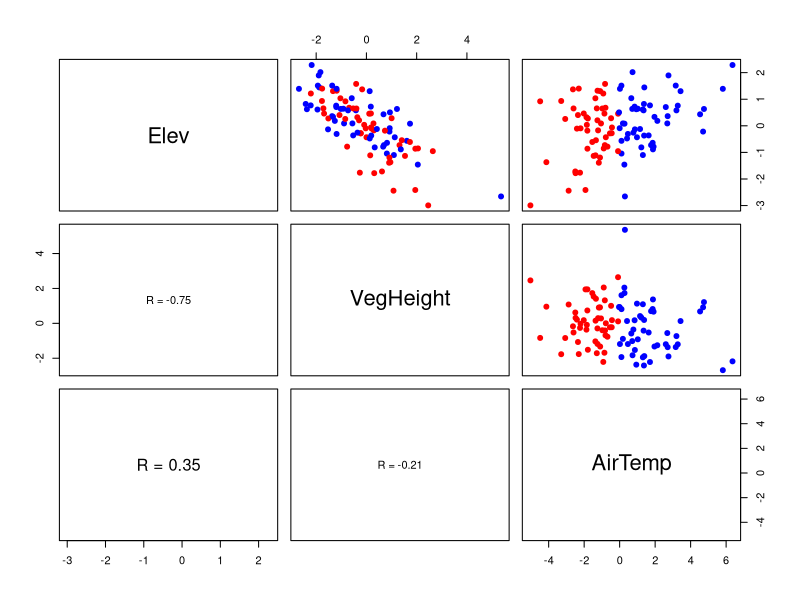

Write R code to recreate this figure. (Note: this script raises an error after producing the figure.)
### Chapter 5 exercise

set.seed(42)
N <- 1e2
Elev <- rnorm(n = N, mean = 0, sd = 1)
VegHeight <- rnorm(n = 100, mean = -Elev, sd = 1)
AirTemp <- rnorm(n = N, mean = Elev, sd = 2)
d <- data.frame(Elev, VegHeight, AirTemp)



# Correlation panel
panel.cor <- function(x, y){
  usr <- par("usr"); on.exit(par(usr))
  par(usr = c(0, 1, 0, 1))
  r <- round(cor(x, y), digits=2)
  txt <- paste0("R = ", r)
  cex.cor <- 0.8/strwidth(txt)
  text(0.5, 0.5, txt, cex = cex.cor * r)
}
# Customize upper panel
upper.panel<-function(x, y){
  d$Color[d$AirTemp > median(d$AirTemp)] = "blue"
  d$Color[d$AirTemp < median(d$AirTemp)] = "red"
  
  points(x,y, pch = 19, col = d$Color)
}
# Create the plots
pairs(d[,1:3], 
      lower.panel = panel.cor,
      upper.panel = upper.panel)


m <- quap(
  alist(
    VegHeight ~ dnorm(mu, sigma),
    mu <- a + bAT * AirTemp,
    a ~ dnorm(0, 1),
    bAT ~ dnorm(0, 1),
    sigma ~ dunif(0, 2)
  ),
  data = d
)
precis(m)


m2 <- quap(
  alist(
    VegHeight ~ dnorm(mu, sigma),
    mu <- a + bAT * AirTemp + bEL * Elev,
    a ~ dnorm(0, 1),
    bAT ~ dnorm(0, 1),
    bEL ~ dnorm(0, 1),
    sigma ~ dunif(0, 2)
  ),
  data = d
)
precis(m2)


m3 <- quap(
  alist(
    VegHeight ~ dnorm(mu, sigma),
    mu <- a + bEL * Elev,
    a ~ dnorm(0, 1),
    bEL ~ dnorm(0, 1),
    sigma ~ dunif(0, 2)
  ),
  data = d
)
precis(m3)


### Simulation #2

N <- 1e2
rho <- 0.6
L <- rnorm(n = N, mean = 0, sd = 1)
H <- rnorm(n = N, mean = rho * L, sd = sqrt(1 - rho^2))
S <- rnorm(n = N, mean = L - H, sd = 1)
d <- data.frame(S, L, H)

m2 <- quap(
  alist(
    S ~ dnorm(mu, sigma),
    mu <- a + bL * L,
    a ~ dnorm(0, 1),
    bL ~ dnorm(0, 1),
    sigma ~ dunif(0, 2)
  ),
  data = d
)
precis(m2)


m3 <- quap(
  alist(
    S ~ dnorm(mu, sigma),
    mu <- a + bH * H + bL * L,
    a ~ dnorm(0, 1),
    bH ~ dnorm(0, 1),
    bL ~ dnorm(0, 1),
    sigma ~ dunif(0, 2)
  ),
  data = d
)
precis(m3)



data("foxes")

d <- foxes
ma <- quap(
  alist(
    weight ~ dnorm(mu, sigma),
    mu <- a + ba * area,
    a ~ dnorm(5, 5),
    ba ~ dnorm(0, 5),
    sigma ~ dunif(0, 5)
  ),
  data = d
)
precis(ma)

area.seq <- seq(from = min(d$area), to = max(d$area), length.out = 1e4)

mu <- link(ma, data = data.frame(area = area.seq))

mu.PI <- apply(mu, 2, PI, prob = 0.95)

plot(weight ~ area, data = d, col = rangi2)
abline(ma)

shade(mu.PI, area.seq)

### Working with groupsize now

mg <- quap(
  alist(
    weight ~ dnorm(mu, sigma),
    mu <- a + bg * groupsize,
    a ~ dnorm(5, 5),
    bg ~ dnorm(0, 5),
    sigma ~ dunif(0, 5)
  ),
  data = d
)
precis(mg)

groupsize.seq <- seq(from = min(d$groupsize), to = max(d$groupsize), length.out = 1e4)
mu <- link(mg, data = data.frame(groupsize = groupsize.seq))
mu.PI <- apply(mu, 2, PI, prob = 0.95)
plot(weight ~ groupsize, data = d, col = rangi2)
abline(mg)
shade(mu.PI, groupsize.seq)



### Working with both association

mag <- quap(
  alist(
    weight ~ dnorm(mu, sigma),
    mu <- a + ba * area + bg * groupsize,
    a ~ dnorm(5, 5),
    ba ~ dnorm(0, 5),
    bg ~ dnorm(0, 5),
    sigma ~ dunif(0, 5)
  ),
  data = d
)
precis(mag)

pairs(d[,3:5])




G.avg <- mean(d$groupsize)
A.seq <- seq(from = 0, to = 6, length.out = 1e4)
pred.data <- data.frame(
  groupsize = G.avg,
  area = A.seq
)

red_desat <- col.desat("red", 0.3)

mu <- link(mag, data = pred.data)
mu.mean <- apply(mu, 2, mean)
mu.PI <- apply(mu, 2, PI, prob = 0.89)
A.sim <- sim(mag, data = pred.data, n = 1e4)
A.PI <- apply(A.sim, 2, PI)
A.mu <- apply(A.sim, 2, mean)

dev.off()
plot(weight ~ area, data = d, type = "n")
mtext("groupsize = 4.345")
lines(A.seq, A.mu, col=col.alpha("red",0.4))
lines(A.seq, mu.mean)
#points(A.sim, pch=19, col=col.alpha(red_desat,0.1))
points(d$area, d$weight, pch=20, col=col.alpha("blue",0.5))
shade(mu.PI, A.seq)
shade(A.PI, A.seq)



